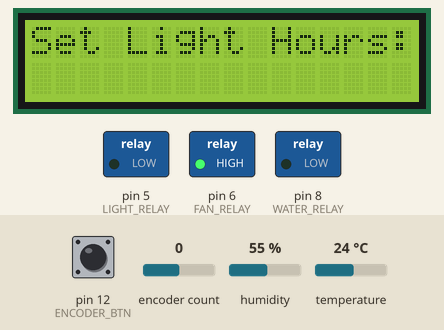
This sketch was run on a simulated Arduino Uno, built with avr-gcc and run on an emulated ATmega328P. Shown: 16×2 character LCD, switched loads named in the sketch (green lamp = pin HIGH). The inputs (shaded band) are chosen by the test bench; at power-on: encoder count 0, pin 12 (ENCODER_BTN) HIGH, humidity 55 %, temperature 24 °C.

Above: at 0.8 s.
0.9 s: encoder count set to 1
At 1.4 s:
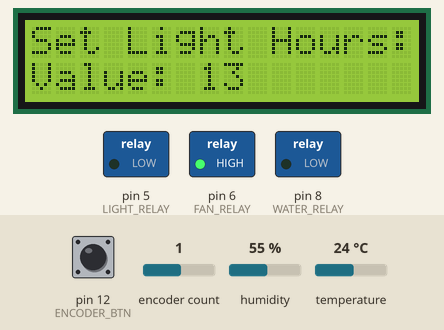
2.4 s: encoder count set to 2
At 3.6 s:
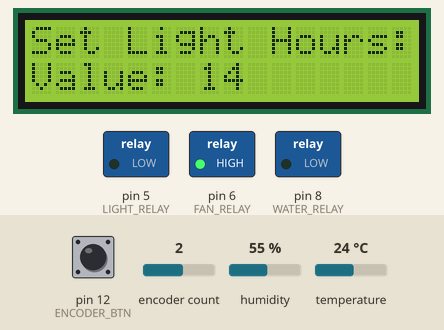
3.9 s: encoder count set to 3
At 4.9 s:
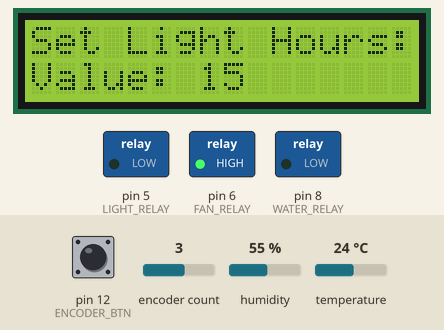
5.4 s: pin 12 (ENCODER_BTN) pulsed LOW 2 times (0.12 s each, 0.3 s apart)
At 7.4 s:
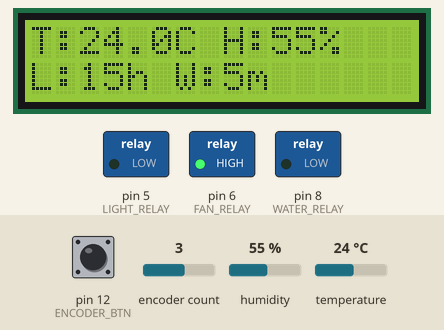
Timing chart, 0 to 8.5 s (numbered marks = the images above; inputs shaded):
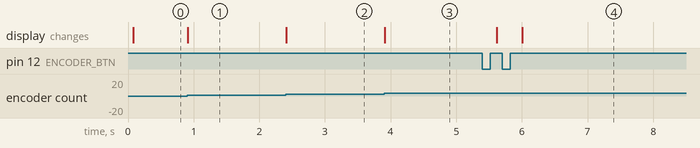

Measured:
- after the input at 0.9 s, the display: changes at once (image 1)
- after the input at 2.4 s, the display: changes at once (image 2)
- after the input at 3.9 s, the display: changes at once (image 3)
- after the input at 5.4 s, the display: first changes after 0.22 s (image 4 shows a later state)

The sketch:

autoPlant.ino
```cpp
#include <Wire.h>
#include <LiquidCrystal_I2C.h>
#include <Encoder.h>
#include <Adafruit_SHT4x.h>
#define LIGHT_RELAY 5
#define FAN_RELAY 6
#define WATER_RELAY 8
#define ENCODER_CLK 2
#define ENCODER_DT 3
#define ENCODER_BTN 12
LiquidCrystal_I2C lcd(0x27, 16, 2);
Encoder knob(ENCODER_CLK, ENCODER_DT);
Adafruit_SHT4x sht40 = Adafruit_SHT4x();
int lightHours = 12;
int waterMinutes = 5;
bool lightOn = false;
unsigned long lightStartTime = 0;
unsigned long waterStartTime = 0;
unsigned long lastLightCycle = 0;
unsigned long lastWaterCycle = 0;
const unsigned long oneDay = 24UL * 60UL * 60UL * 1000UL;
void setup() {
 pinMode(LIGHT_RELAY, OUTPUT);
 pinMode(FAN_RELAY, OUTPUT);
 pinMode(WATER_RELAY, OUTPUT);
 pinMode(ENCODER_BTN, INPUT_PULLUP);
 digitalWrite(LIGHT_RELAY, LOW);
 digitalWrite(WATER_RELAY, LOW);
 digitalWrite(FAN_RELAY, HIGH);
 lcd.init();
 lcd.backlight();
 Wire.begin();

 if (!sht40.begin()) {
   lcd.clear();
   lcd.print("SHT40 not found");
   delay(3000);
 }

 lcd.clear();
 lcd.print("Set Light Hours:");
 selectValue(lightHours, 0, 24);


 lcd.clear();
 lcd.print("Set Water Min:");
 selectValue(waterMinutes, 0, 60);


 lastLightCycle = millis();
 lastWaterCycle = millis();
}


void loop() {
 unsigned long now = millis();


 if (now - lastLightCycle >= oneDay) {
   lastLightCycle = now;
   lightStartTime = now;
   digitalWrite(LIGHT_RELAY, HIGH);
   lightOn = true;
 }


 if (lightOn && (now - lightStartTime >= (unsigned long)lightHours * 60UL * 60UL * 1000UL)) {
   digitalWrite(LIGHT_RELAY, LOW);
   lightOn = false;
 }


 if (now - lastWaterCycle >= oneDay) {
   lastWaterCycle = now;
   waterStartTime = now;
   digitalWrite(WATER_RELAY, HIGH);
 }


 if (digitalRead(WATER_RELAY) == HIGH &&
     (now - waterStartTime >= (unsigned long)waterMinutes * 60UL * 1000UL)) {
   digitalWrite(WATER_RELAY, LOW);
 }


 sensors_event_t humidity, temp;
 sht40.getEvent(&humidity, &temp);


 lcd.clear();
 lcd.setCursor(0, 0);
 lcd.print("T:");
 lcd.print(temp.temperature, 1);
 lcd.print("C H:");
 lcd.print(humidity.relative_humidity, 0);
 lcd.print("%");


 lcd.setCursor(0, 1);
 lcd.print("L:");
 lcd.print(lightHours);
 lcd.print("h W:");
 lcd.print(waterMinutes);
 lcd.print("m");


 delay(1000);
}

void selectValue(int &value, int minVal, int maxVal) {
 long lastPos = knob.read();
 while (true) {
   long newPos = knob.read();
   if (newPos != lastPos) {
     value += (newPos - lastPos) / 4;
     if (value < minVal) value = minVal;
     if (value > maxVal) value = maxVal;
     lastPos = newPos;


     lcd.setCursor(0, 1);
     lcd.print("Value: ");
     lcd.print(value);
     lcd.print("    ");
   }


   if (digitalRead(ENCODER_BTN) == LOW) {
     delay(200); // debounce
     while (digitalRead(ENCODER_BTN) == LOW);
     break;
   }
 }
}
```
